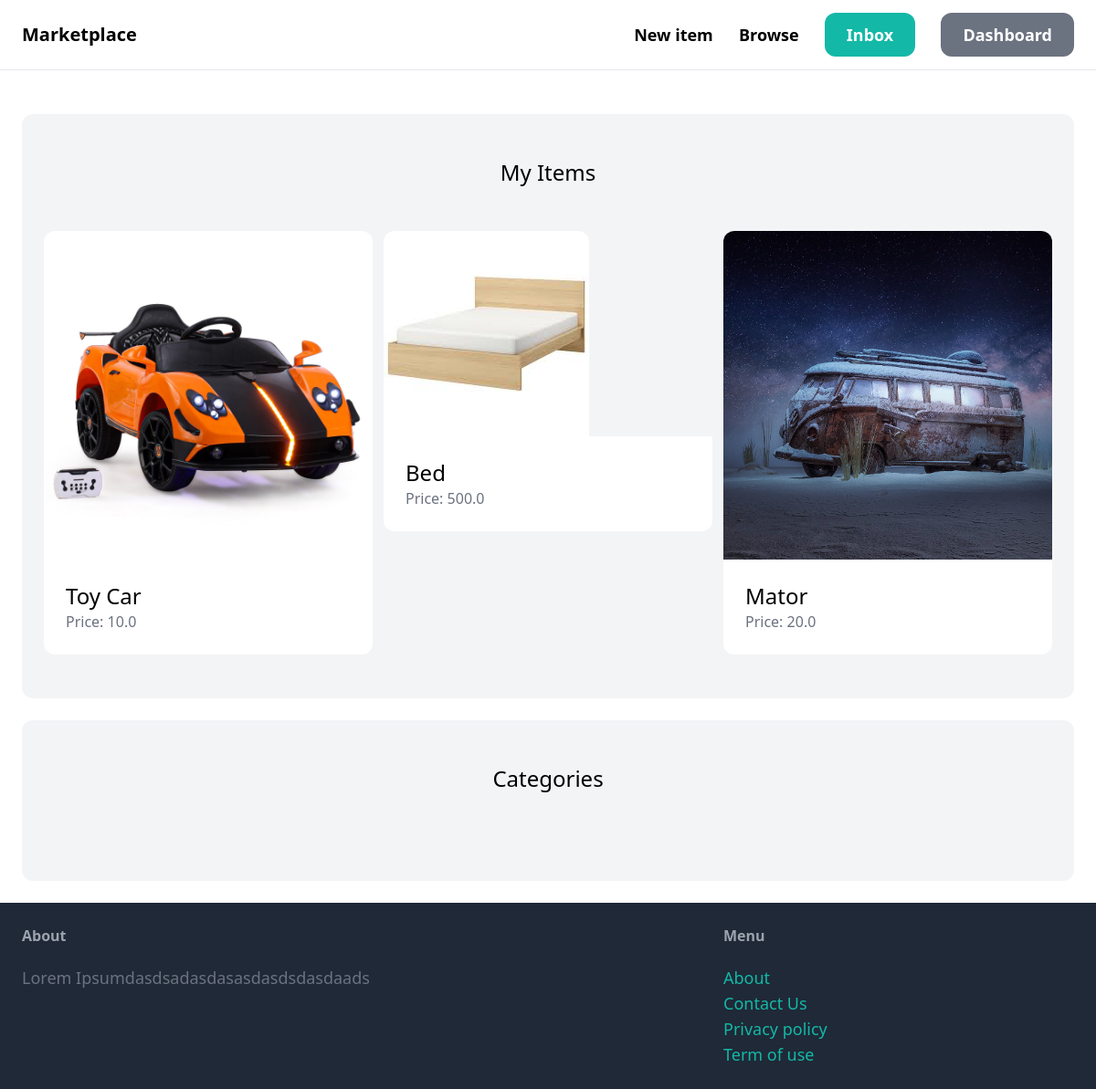
The page /dashboard/ (signed in) on the database its author committed.
### item/models.py (models this page shows, shortened)
class Item(models.Model):
    category=models.ForeignKey(Category, related_name='items', on_delete=models.CASCADE)
    name = models.CharField(max_length=255)
    description = models.TextField(blank = True, null=True)
    price = models.FloatField()
    image = models.ImageField(upload_to='item_images',blank=True, null=True)
    is_sold=models.BooleanField(default=False)
    created_by=models.ForeignKey(User, related_name='items',on_delete=models.CASCADE)
    created_at=models.DateTimeField(auto_now_add=True)

### dashboard/views.py (the view)
# urls.py: path('', views.index, name='index'),
@login_required
def index(request):
    items = Item.objects.filter(created_by=request.user)
    return render(request, 'dashboard/index.html', {
        'items' : items,
    })

### dashboard/templates/dashboard/index.html (shortened to what this page needs)
{% extends 'core/base.html' %}
{% block content %}
    <div class="mt-6 px-6 py-12 bg-gray-100 rounded-xl">
        <h2 class="mb-12 text-2xl text-center">My Items</h2>
        <div class="grid grid-cols-3 gap-3">
            {% for item in items %}
                <div>
                    <a href="{% url 'item:detail' item.id %}">
                        <div>
                            <img src="{{ item.image.url }}" class="rounded-t-xl">
                        </div>
                        <div class="p-6 bg-white rounded-b-xl">
                            <h2 class="text-2xl">{{ item.name }}</h2>
                            <p class="text-gray-500">Price: {{ item.price }}</p>
                        </div>
                    </a>
                </div>
            {% endfor %}
        </div>
    </div>
    <div class="mt-6 px-6 py-12 bg-gray-100 rounded-xl">
        <h2 class="mb-12 text-2xl text-center">Categories</h2>
    </div>
{% endblock %}

### rows shown on the page
Item: image (picture), name "Toy Car", price "10.0"
Item: image (picture), name "Bed", price "500.0"
Item: image (picture), name "Mator", price "20.0"
